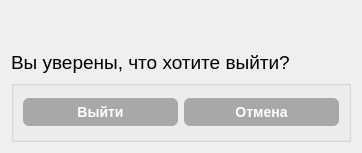
<?xml version="1.0" encoding="UTF-8"?>
<ui version="4.0">
 <class>Exitwindow</class>
 <widget class="QDialog" name="Exitwindow">
  <property name="geometry">
   <rect>
    <x>0</x>
    <y>0</y>
    <width>362</width>
    <height>153</height>
   </rect>
  </property>
  <property name="windowTitle">
   <string>Dialog</string>
  </property>
  <layout class="QVBoxLayout" name="verticalLayout">
   <item alignment="Qt::AlignBottom">
    <widget class="QLabel" name="label">
     <property name="font">
      <font>
       <pointsize>14</pointsize>
      </font>
     </property>
     <property name="text">
      <string>Вы уверены, что хотите выйти?</string>
     </property>
    </widget>
   </item>
   <item>
    <widget class="QGroupBox" name="groupBox">
     <property name="title">
      <string/>
     </property>
     <layout class="QHBoxLayout" name="horizontalLayout">
      <item>
       <widget class="QPushButton" name="pushButton">
        <property name="cursor">
         <cursorShape>PointingHandCursor</cursorShape>
        </property>
        <property name="styleSheet">
         <string notr="true">
QPushButton {
  appearance: none;
  background-color: rgb(168, 168, 168);
  border: 1px solid rgba(27, 31, 35, .15);
  border-radius: 6px;
  box-shadow: rgba(27, 31, 35, .1) 0 1px 0;
  box-sizing: border-box;
  color: #fff;
  cursor: pointer;
  display: inline-block;
  font-family: -apple-system,system-ui,&quot;Segoe UI&quot;,Helvetica,Arial,sans-serif,&quot;Apple Color Emoji&quot;,&quot;Segoe UI Emoji&quot;;
  font-size: 14px;
  font-weight: 600;
  line-height: 20px;
  padding: 6px 16px;
  position: relative;
  text-align: center;
  text-decoration: none;
  user-select: none;
  -webkit-user-select: none;
  touch-action: manipulation;
  vertical-align: middle;
  white-space: nowrap;
}
QPushButton:hover {
  appearance: none;
  background-color: rgb(255, 255, 255);
  border: 1px solid rgba(27, 31, 35, .15);
  border-radius: 6px;
  box-shadow: rgba(27, 31, 35, .1) 0 1px 0;
  box-sizing: border-box;
  color: black;
  cursor: pointer;
  display: inline-block;
  font-family: -apple-system,system-ui,&quot;Segoe UI&quot;,Helvetica,Arial,sans-serif,&quot;Apple Color Emoji&quot;,&quot;Segoe UI Emoji&quot;;
  font-size: 14px;
  font-weight: 600;
  line-height: 20px;
  padding: 6px 16px;
  position: relative;
  text-align: center;
  text-decoration: none;
  user-select: none;
  -webkit-user-select: none;
  touch-action: manipulation;
  vertical-align: middle;
  white-space: nowrap;
}
</string>
        </property>
        <property name="text">
         <string>Выйти</string>
        </property>
       </widget>
      </item>
      <item>
       <widget class="QPushButton" name="pushButton_2">
        <property name="cursor">
         <cursorShape>PointingHandCursor</cursorShape>
        </property>
        <property name="styleSheet">
         <string notr="true">
QPushButton {
  appearance: none;
  background-color: rgb(168, 168, 168);
  border: 1px solid rgba(27, 31, 35, .15);
  border-radius: 6px;
  box-shadow: rgba(27, 31, 35, .1) 0 1px 0;
  box-sizing: border-box;
  color: #fff;
  cursor: pointer;
  display: inline-block;
  font-family: -apple-system,system-ui,&quot;Segoe UI&quot;,Helvetica,Arial,sans-serif,&quot;Apple Color Emoji&quot;,&quot;Segoe UI Emoji&quot;;
  font-size: 14px;
  font-weight: 600;
  line-height: 20px;
  padding: 6px 16px;
  position: relative;
  text-align: center;
  text-decoration: none;
  user-select: none;
  -webkit-user-select: none;
  touch-action: manipulation;
  vertical-align: middle;
  white-space: nowrap;
}
QPushButton:hover {
  appearance: none;
  background-color: rgb(255, 255, 255);
  border: 1px solid rgba(27, 31, 35, .15);
  border-radius: 6px;
  box-shadow: rgba(27, 31, 35, .1) 0 1px 0;
  box-sizing: border-box;
  color: black;
  cursor: pointer;
  display: inline-block;
  font-family: -apple-system,system-ui,&quot;Segoe UI&quot;,Helvetica,Arial,sans-serif,&quot;Apple Color Emoji&quot;,&quot;Segoe UI Emoji&quot;;
  font-size: 14px;
  font-weight: 600;
  line-height: 20px;
  padding: 6px 16px;
  position: relative;
  text-align: center;
  text-decoration: none;
  user-select: none;
  -webkit-user-select: none;
  touch-action: manipulation;
  vertical-align: middle;
  white-space: nowrap;
}
</string>
        </property>
        <property name="text">
         <string>Отмена</string>
        </property>
       </widget>
      </item>
     </layout>
    </widget>
   </item>
  </layout>
 </widget>
 <resources/>
 <connections/>
</ui>
